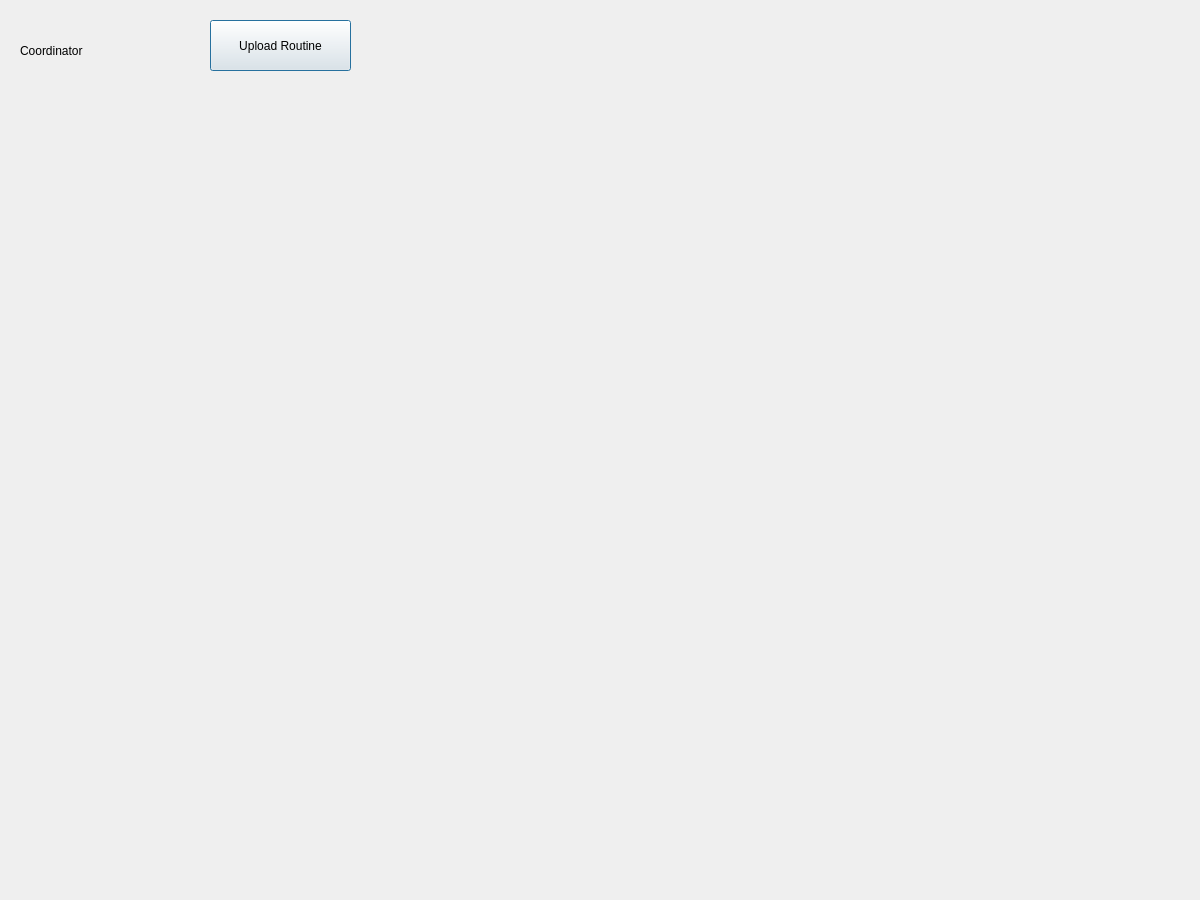
<?xml version="1.0" encoding="UTF-8"?>
<ui version="4.0">
 <class>coordinatordash</class>
 <widget class="QDialog" name="coordinatordash">
  <property name="geometry">
   <rect>
    <x>0</x>
    <y>0</y>
    <width>1200</width>
    <height>900</height>
   </rect>
  </property>
  <property name="windowTitle">
   <string>Dialog</string>
  </property>
  <widget class="QLabel" name="label">
   <property name="geometry">
    <rect>
     <x>20</x>
     <y>10</y>
     <width>171</width>
     <height>81</height>
    </rect>
   </property>
   <property name="text">
    <string>Coordinator</string>
   </property>
  </widget>
  <widget class="QPushButton" name="pushButtonUpload">
   <property name="geometry">
    <rect>
     <x>210</x>
     <y>20</y>
     <width>141</width>
     <height>51</height>
    </rect>
   </property>
   <property name="text">
    <string>Upload Routine</string>
   </property>
  </widget>
 </widget>
 <resources/>
 <connections/>
</ui>
